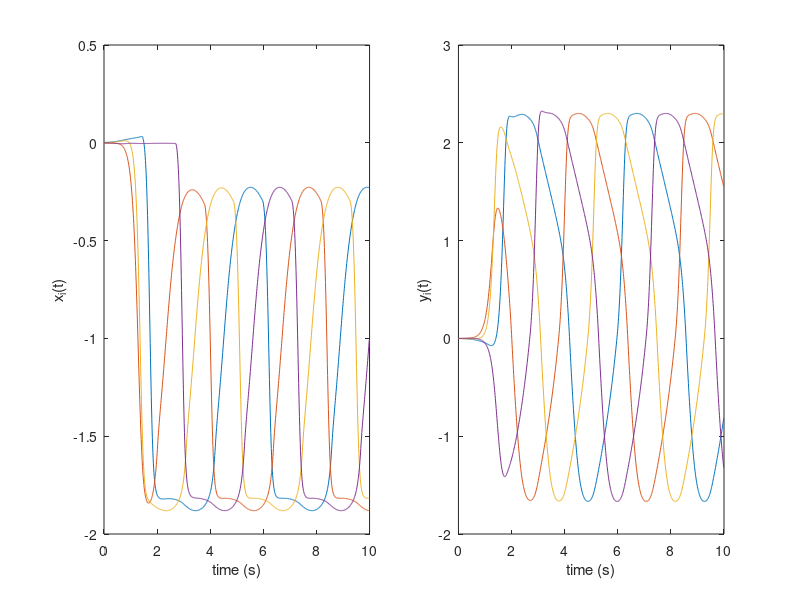
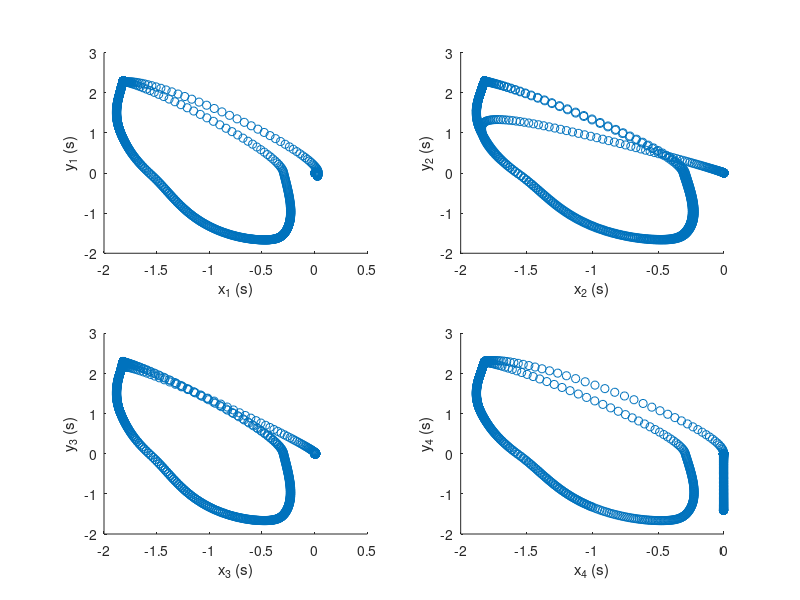

Here is the MATLAB script that generated these plots, in order:
%%

close all;
clearvars;

%%

% Time
dt = 0.01;
len_time = 1000;
tsteps = 0:dt:(dt*(len_time-1));

% Parameters
alpha = 1.0;
beta = 1.0;
mu = 1.0;
b = 100;
K = [ 0 -1  1 -1;
     -1  0 -1  1;
     -1  1  0 -1;
      1 -1 -1  0];
omega_stance = 3;
omega_swing  = 3;

% Preallocate
num_legs = 4;
x_ = zeros(num_legs,len_time);
y_ = zeros(num_legs,len_time);

% Initialize 
x_kmin1 = 1e-3*randn(num_legs,1);
y_kmin1 = 1e-3*randn(num_legs,1);

for k = 1:len_time

    for i = 1:num_legs

        ri2 = x_kmin1(i)^2 + y_kmin1(i)^2;
        omega_i  = omega_stance / (exp(-b*y_kmin1(i)) + 1) + omega_swing / (exp(-b*y_kmin1(i)) + 1);

        x_(i,k) = x_kmin1(i) + dt*( alpha*(mu - ri2)*x_kmin1(i) - omega_i*y_kmin1(i) );
        y_(i,k) = y_kmin1(i) + dt*( beta*(mu - ri2)*y_kmin1(i) + omega_i*y_kmin1(i) + K(i,:)*y_kmin1 );

    end

    x_kmin1 = x_(:,k);
    y_kmin1 = y_(:,k);
end

%% Plot all oscillators over time

figure(1)
set(gcf, 'Position', [100 200 1500 500])

subplot(121)
plot(tsteps, x_')
xlabel('time (s)')
ylabel('x_i(t)')

subplot(122)
plot(tsteps, y_')
xlabel('time (s)')
ylabel('y_i(t)')

%% Plot each oscillator over space

figure(2)
set(gcf, 'Position', [200 300 1000 800])

for i = 1:num_legs
    
    subplot(2,2,i)
    scatter(x_(i,:), y_(i,:), 'k.')
    xlabel(['x_' num2str(i) ' (s)'])
    ylabel(['y_' num2str(i) ' (s)'])

end